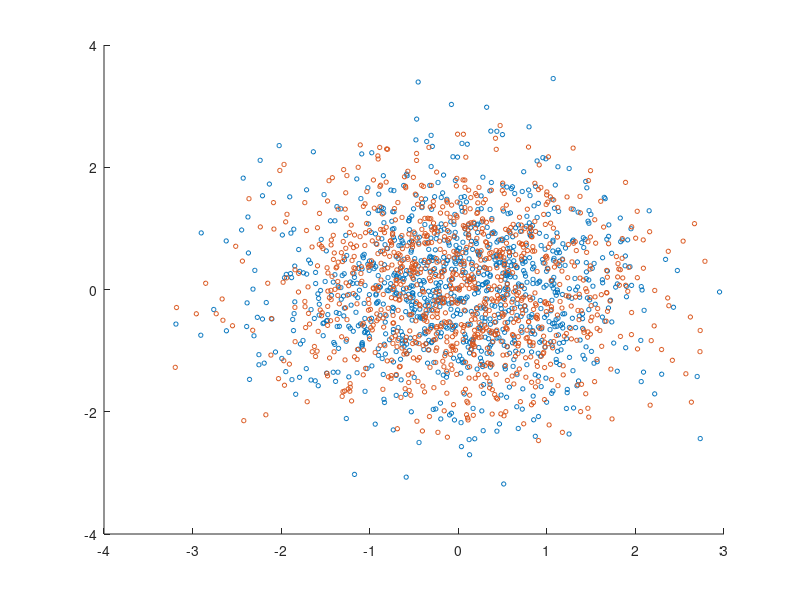

Here is the MATLAB script that generated this plot: (Note: this script raises an error after producing the figure.)
a=randn(1000,3)';b=0.5*randn(1000,3)';
 AMean=mean(a,2);
 AStd=std(a,0,2);
 a = (a - repmat(AMean,[1 1000 1])) ./ repmat(AStd,[1 1000 1]);
 AMean=mean(b,2);
 AStd=std(b,0,2);
 b = (b - repmat(AMean,[1 1000 1])) ./ repmat(AStd,[1 1000 1]);a=a';b=b';
scatter(a(:,1),a(:,2),10,'b.'); hold on;
scatter(b(:,1),b(:,2),10,'r.'); hold
c1=cov(a)
c2=cov(b)
plot_ellipse(c1);hold;plot_ellipse(c2,'r')
[v d]=eig(c1,c2)
v(:,1)'*c1*v(:,1)
var(v(:,1)'*a')
v(:,1)'*c2*v(:,1)
var(v(:,1)'*b')
v(:,end)'*c1*v(:,end)
var(v(:,2)'*a')
v(:,2)'*c2*v(:,end)
var(v(:,end)'*b')
v(:,[1 end])'*c1*v(:,[1 end])
v(:,[1 end])'*c2*v(:,[1 end])
[v d]=eig(c1,c2+c1)
v(:,1)'*c1*v(:,1)
var(v(:,1)'*a')
v(:,1)'*c2*v(:,1)
var(v(:,1)'*b')
v(:,end)'*c1*v(:,end)
var(v(:,end)'*a')
v(:,end)'*c2*v(:,end)
var(v(:,end)'*b')
v(:,[1 end])'*c1*v(:,[1 end])
v(:,[1 end])'*c2*v(:,[1 end])